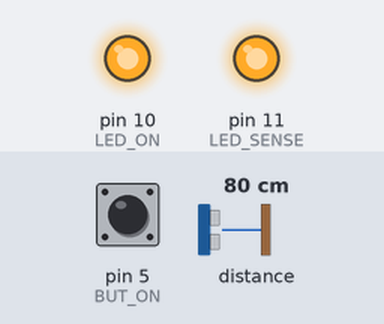
Bench run of a sketch on a simulated Arduino Leonardo, built with avr-gcc and run on an emulated ATmega32U4. Parts: output pins drawn as LEDs (lit = HIGH). The inputs (shaded band) are chosen by the test bench; at power-on: distance to the obstacle 80 cm, pin 5 (BUT_ON) HIGH.

Above: at 4.2 s.
4.3 s: distance to the obstacle set to 95 cm
5.8 s: distance to the obstacle set to 103 cm
At 7.0 s:
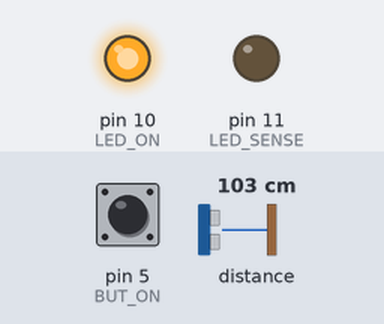
7.3 s: pin 5 (BUT_ON) pulled LOW for 0.15 s
At 7.9 s:
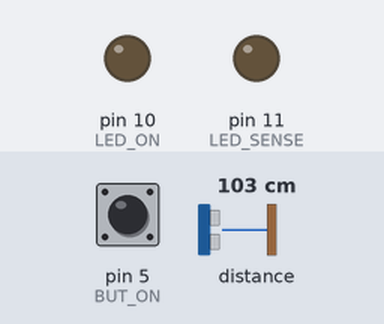
8.9 s: pin 5 (BUT_ON) pulled LOW for 1 s
At 9.8 s:
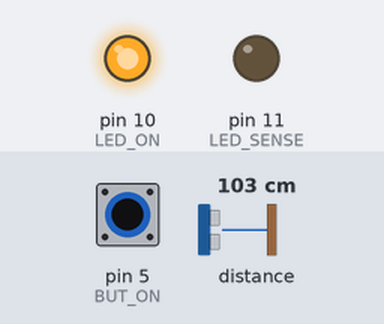
11.4 s: pin 5 (BUT_ON) pulled LOW for 3.2 s
At 12.7 s:
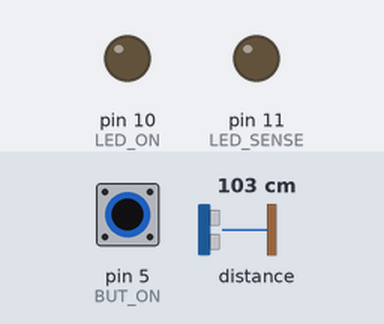
Timing chart, 0 to 14.4 s (numbered marks = the images above; inputs shaded):
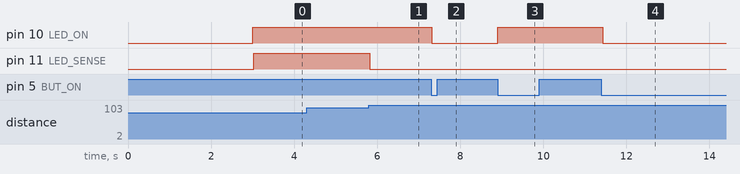

The sketch:

SquatsensorPole.ino
```cpp
#include <Wire.h>
#include <VL53L0X.h>
#include <Keyboard.h>

// Max. distance for squat sensor to detect human (i.e. not a squat)
#define MAX_DISTANCE_CM 100

#define LED_ON         10
#define LED_SENSE      11
#define BUT_ON         5

VL53L0X sensor;
boolean IsOn=true;

void setup() {
 delay(3000);
 pinMode(LED_ON,OUTPUT);
 pinMode(LED_SENSE,OUTPUT);
 pinMode(BUT_ON,INPUT_PULLUP);

 Wire.begin();
 sensor.init();
 while(!sensor.init()) {
  // Unable to init sensor! This indicates a wireing/hardware problem.
  for(int i=0; i<20; i++) {
   digitalWrite(LED_SENSE,LOW);
   digitalWrite(LED_ON,HIGH);
   delay(80);
   digitalWrite(LED_SENSE,HIGH);
   digitalWrite(LED_ON,LOW);
   delay(80);
  }
 }
 sensor.setTimeout(500);
 sensor.setMeasurementTimingBudget(20000); // 20ms timing budget==>(snelste modus)

 digitalWrite(LED_ON,IsOn?HIGH:LOW);
 digitalWrite(LED_SENSE,LOW);
}

void loop() {

 if(digitalRead(BUT_ON)==LOW) {
  IsOn = !IsOn;
  digitalWrite(LED_ON,IsOn?HIGH:LOW);
  delay(20);
  while(digitalRead(BUT_ON)==LOW) {
   // Debounce
   delay(20);
  }
 }

 // Do nothing if the console is switched off
 if(!IsOn) {
  Keyboard.releaseAll();
  digitalWrite(LED_SENSE,LOW);
  digitalWrite(LED_ON,LOW);
  return;
 }

 int cm=sensor.readRangeSingleMillimeters()/10;
 //Serial.println(cm);
 if(cm<MAX_DISTANCE_CM) {Keyboard.press(KEY_LEFT_CTRL);digitalWrite(LED_SENSE,HIGH);}
 else {Keyboard.releaseAll(); digitalWrite(LED_SENSE,LOW);}
}
```

Measured:
- the behaviour switches between 99 and 100 cm on distance to the obstacle (found by bisection; images 0 and 1)
- after the input at 4.3 s, every drawn part: stays the same
- after the input at 5.8 s, pin 11 (LED_SENSE): HIGH → LOW at once
- after the input at 7.3 s, pin 10 (LED_ON): HIGH → LOW at once
- after the input at 8.9 s, pin 10 (LED_ON): LOW → HIGH at once
- after the input at 11.4 s, pin 10 (LED_ON): HIGH → LOW at once
